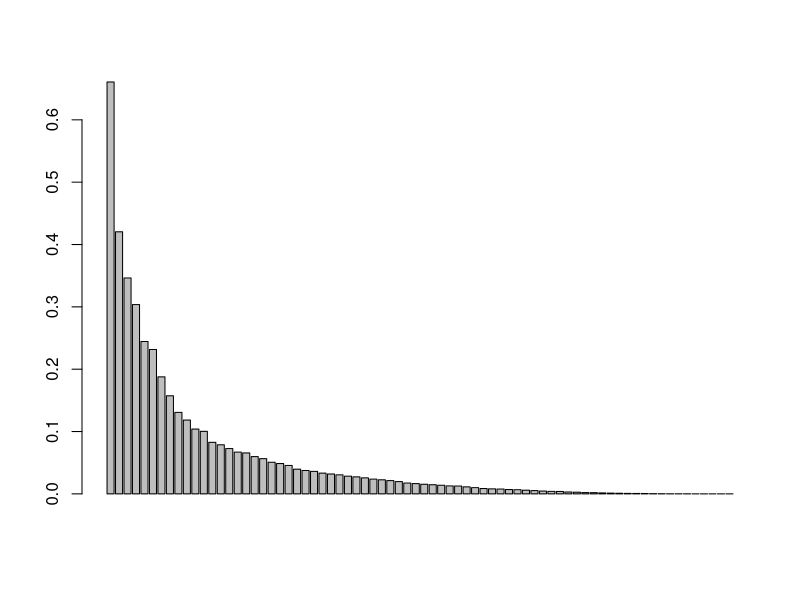

Generate this figure with R: (Note: this script raises an error after producing the figure.)
#Special Studies Drought Synthesis
#Explore Dray et al 2014 example analysis

#required packages
library(ade4) #package by paper authors

#look at data sets-------------------
#these are all included in the ade4 package

data("aravo")

#species abundance matrix
species <- aravo$spe

#species traits
traits <- aravo$traits

#environmental predictors
env <- aravo$env

#RQL----------

#correspondence analysis of species table
afcL.aravo <- dudi.coa(aravo$spe, scannf = T)
summary(afcL.aravo)
#total inertia: 4.214


#principle components analysis of traits data
#works because all traits are quantitative
acpQ.aravo <- dudi.pca(aravo$traits, row.w = afcL.aravo$cw,
                       scannf = FALSE)

#Hill-Smith analysis of environmental variables
#used this because env variables are mix of quantitative and qualitative variables
acpR.aravo <- dudi.hillsmith(aravo$env, row.w = afcL.aravo$lw,
                             scannf = FALSE)

#run the RQL analysis
#grabs coefficients (in $c1) to obtain linear combinations of traits (species scores in $lQ)
#grabs coefficients (in $l1) to get linear combinations of env variables (site scores in $lR)
rlq.aravo <- rlq(acpR.aravo, afcL.aravo, acpQ.aravo,
                 scannf = FALSE)

#RQL summary
summary(rlq.aravo)

#look at species scores (AxcQ1 and AxcQ2)
rlq.aravo$lQ

#look at site scores (AxcR1 and AxcR2)
rlq.aravo$lR

#view set of plots from RQL
plot(rlq.aravo)

#view these plots separately
par(mfrow = c(1, 3))
s.arrow(rlq.aravo$l1) #env
s.arrow(rlq.aravo$c1) #traits
s.label(rlq.aravo$lQ, boxes = FALSE) #species

#fourth corner analysis--------------------

#nrepet <- 49999
nrepet <- 999 #runs faster
four.comb.aravo <- fourthcorner(aravo$env, aravo$spe,
                                aravo$traits, modeltype = 6, p.adjust.method.G = "none",
                                p.adjust.method.D = "none", nrepet = nrepet)

#adjust p values for multiple comparisons
four.comb.aravo.adj <- p.adjust.4thcorner(four.comb.aravo,
                                          p.adjust.method.G = "fdr", p.adjust.method.D = "fdr")

#Note that, adjusted p-values can be obtained directly using the fourthcorner function:
fourthcorner(aravo$env, aravo$spe, aravo$traits, modeltype = 6,
             p.adjust.method.G = "fdr", p.adjust.method.D = "fdr",
             nrepet = nrepet)

#plot results with pvalues not adjusted
par(mfrow = c(1, 1))
plot(four.comb.aravo, alpha = 0.05, stat = "D2")

#plot results with pvalues adjusted
par(mfrow = c(1, 1))
plot(four.comb.aravo.adj, alpha = 0.05, stat = "D2")
#note: probably shows fewer sign. associations because used fewer nrepet

#RQL and fourth corner combined------------

#multivariate test applied to evaluate the global significance of the traits-environment
#relationships. This test is based on the total inertia of the RLQ analysis
testrlq.aravo <- randtest(rlq.aravo, modeltype = 6, nrepet = nrepet)

#summary of test results
testrlq.aravo
#results are highly significant
#indicates global relationship between env and traits

#look at example with partial RLQ
#effect of year and habitat removed to look at effect of grazing
#on plant traits (see Wesuls et al 2012)

#look at data
data(piosphere)

#four tables

#veg: site by species abundance
veg <- piosphere$veg

#species traits
traits <- piosphere$traits

#env variables
env <- piosphere$env

#habitat: vector of habitat types for each site
habitat<-as.data.frame(piosphere$habitat)

#RQL analysis
afcL <- dudi.coa(log(piosphere$veg + 1), scannf = FALSE)
acpR <- dudi.pca(piosphere$env, scannf = FALSE, row.w = afcL$lw)
acpQ <- dudi.hillsmith(piosphere$traits, scannf = FALSE, row.w = afcL$cw)
rlq1 <- rlq(acpR, afcL, acpQ, scannf = FALSE)

#partial RQL
wrlq1 <- wca(rlq1, fac = piosphere$habitat, scannf = FALSE)
wrlq1
plot(wrlq1)
